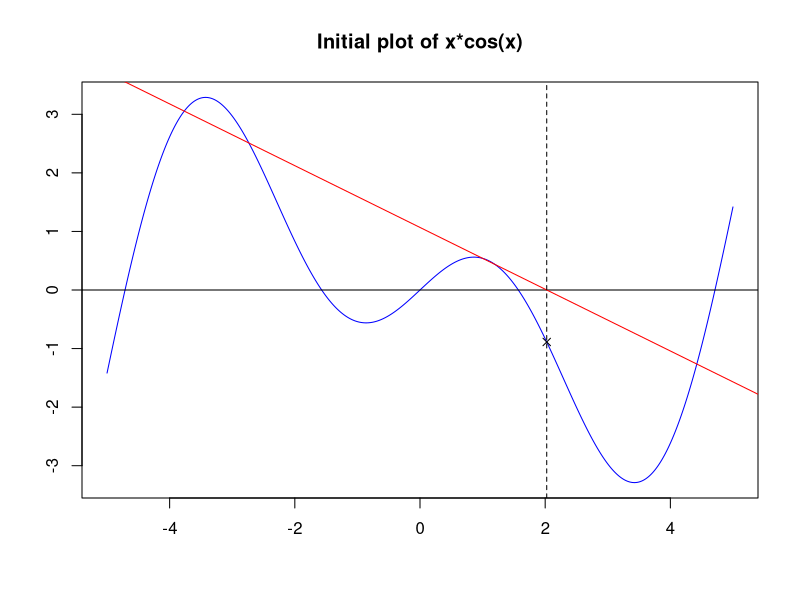
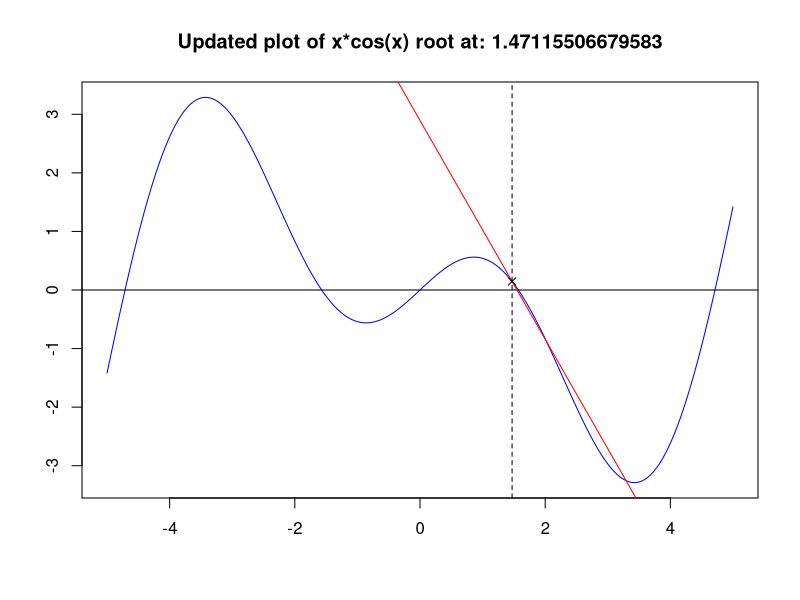
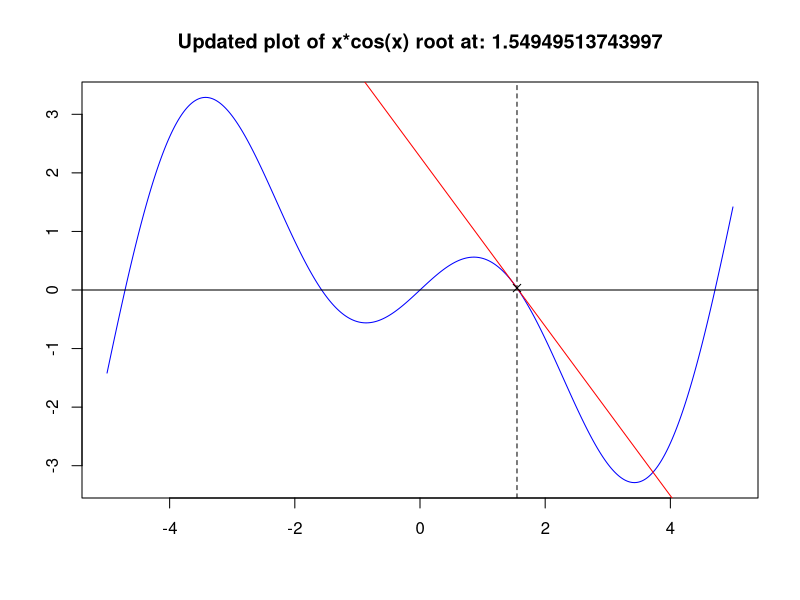
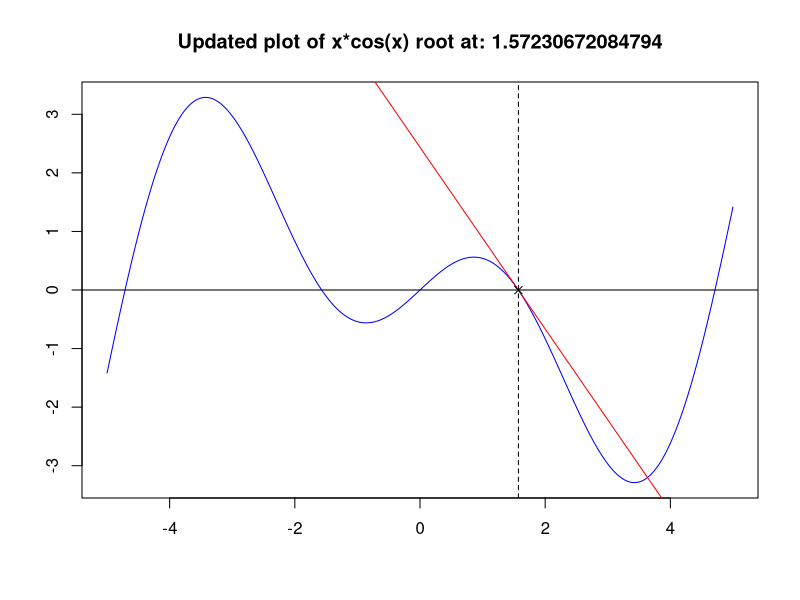
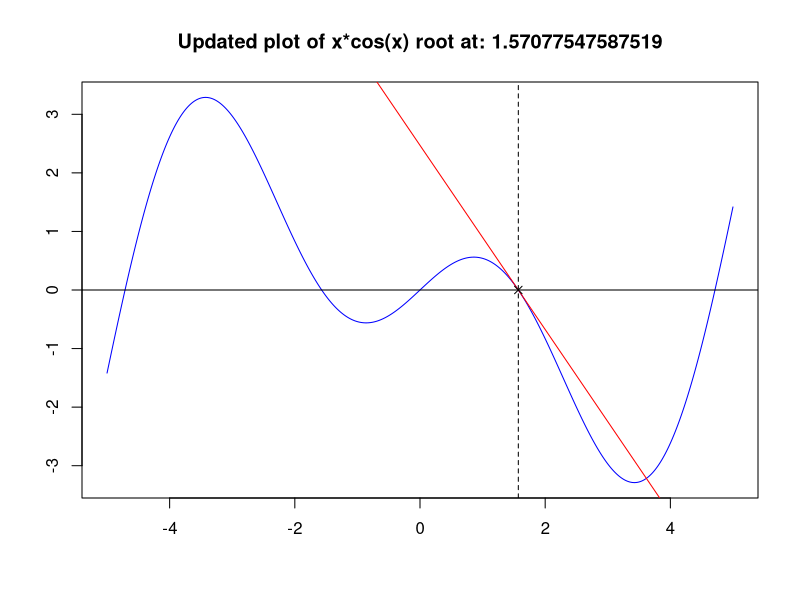
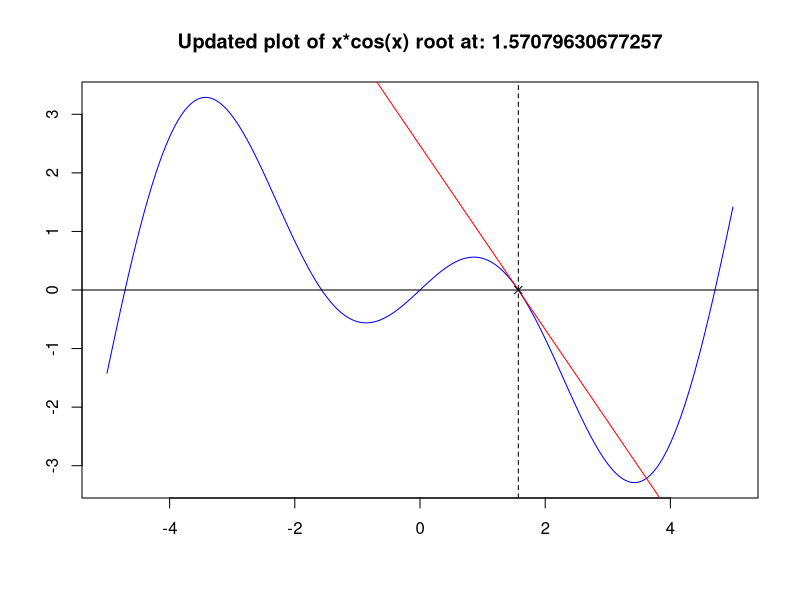
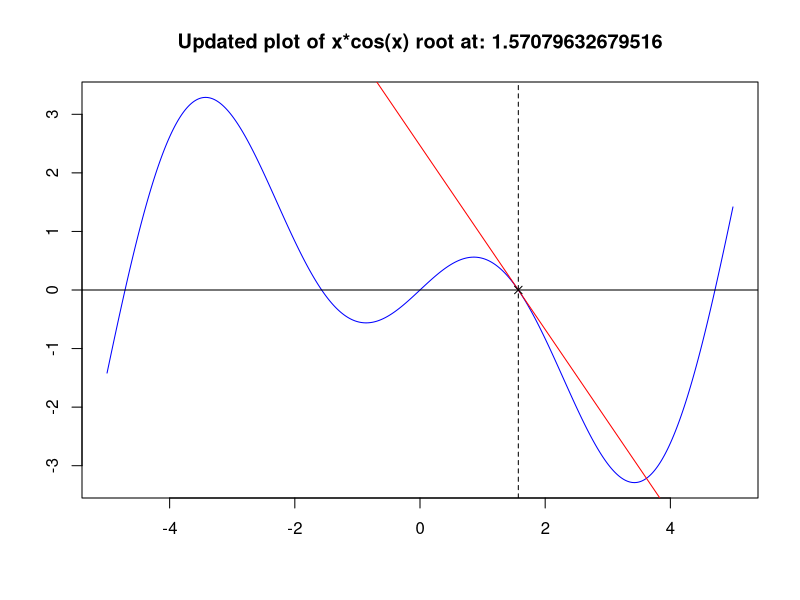
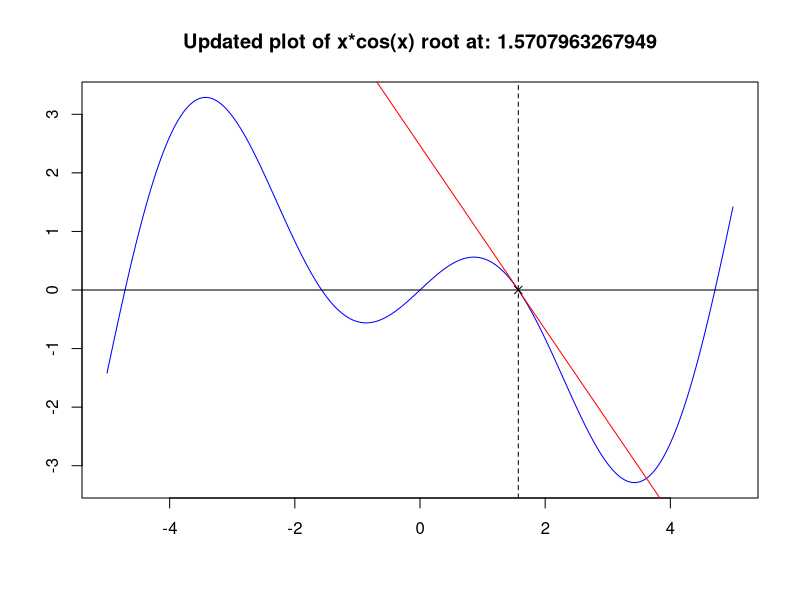

The R source for these figures, in order:
## A function to compute roots with
## the Secant Method


## Inputs:
##  x0      -> first starting point
##  x1      -> second starting point
##  fnx     -> function to find root of
##  WUSF    -> an update step function
##  bds     -> for plots 
##  epsilon -> tolerance
##  maxiter -> max iterations
##  type    -> type of update function

Secant_With_Readline<-function(x0, x1, fnx, wrong_update_step_fn, bds, epsilon = 1e-8, maxiter = 100, type = 1){
  iter = 1

  
  xvec = seq(min(bds[1],x0,x1), max(bds[2],x0,x1), length.out = 1000)
  yvec = fnx(xvec)
  plot(xvec,yvec$val,type = "l", ylab = "", xlab = "", 
    main = paste("Initial plot of", yvec$name),col = "blue")

  ## axis
  abline(h = 0)
  readline("Pause to check graph")

  # Draw secants
  f1 = fnx(x1)$val
  f0 = fnx(x0)$val
  m = (f0 -f1)/(x0-x1)
  c = f0 - m*x0
  
  x_prev = x1
  x_now = wrong_update_step_fn(x0 = x0, x1 = x1, fnx = fnx, type = type)
  abline(a = c, b = m, col = "red")
  abline(v = x_now, lty = 2)
  f_now = fnx(x_now)$val
  lines(x_now,f_now, type = "p", pch = 4)
  
  readline("Pause to check graph")

  while(1){
    x_tmp = x_now
    x_now = wrong_update_step_fn(x0 = x_prev, x1 = x_now, fnx = fnx, type = type)
    x_prev = x_tmp
    
    y_now = fnx(x_now)$val
    
    # Plot the new graph
    xvec = seq(min(bds[1],x_prev,x_now), max(bds[2],x_prev,x_now), length.out = 1000)
    yvec = fnx(xvec)
    plot(xvec,yvec$val,type = "l", ylab = "", xlab = "", 
    main = paste("Updated plot of", yvec$name, "root at:", x_now),col = "blue")
    abline(h = 0)
    
    f1 = fnx(x_now)$val
    f0 = fnx(x_prev)$val
    m = (f0 -f1)/(x_prev-x_now)
    c = f0 - m*x_prev
    abline(a = c, b = m, col = "red")
    abline(v = x_now, lty = 2)
    lines(x_now,y_now, type = "p", pch = 4)
    readline("Pause to check graph")
    if (abs(x_now - x_prev) < epsilon){
      break
    }    
    if (iter > maxiter){
      break
    }  
    iter = iter + 1
  }
  return(x_now)
}


wrong_update_step_fn<-function(x0, x1, fnx, type = 1){
  if(type == 1){
    return(x1 - fnx(x1)$val * (x1 - x0)/(fnx(x1)$val - fnx(x0)$val))
  } else if (type == 2){
    return(x1 - fnx(x0)$val * (x1 - x0)/(fnx(x1)$val - fnx(x0)$val))
  } else if (type == 3){
    return(x0 - fnx(x0)$val * (x1 - x0)/(fnx(x1)$val - fnx(x0)$val))
  } else if (type == 4){
    return(x0 - fnx(x1)$val * (x1 - x0)/(fnx(x1)$val - fnx(x0)$val))
  }
}


## A function
## (nice to have some metadata for generic fn names)
fnx<-function(x){
  name = "x*cos(x)"
  val = x*cos(x)
  return(list(name = name, val = val))
}

## Let's look at different types

Secant_With_Readline(x0 = 1, x1 = 1.2, fnx = fnx, wrong_update_step_fn = wrong_update_step_fn, bds = c(-5,5), type = 1)
